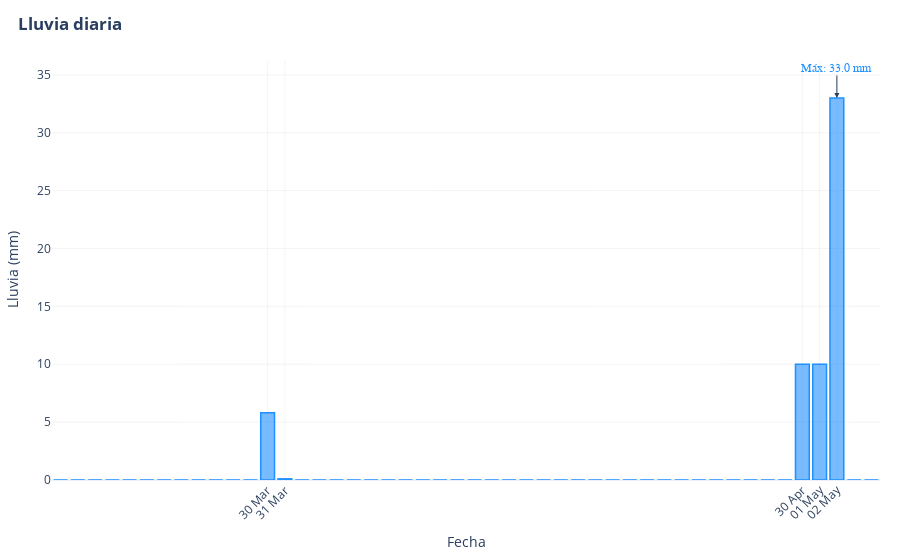

This figure's notebook cell:
### Code cell
def make_rain_bar_series(df_daily):
    # Prepara arrays de fechas donde hubo lluvia
    non_zero = df_daily[df_daily.values > 0]
    tick_vals = non_zero.index
    tick_text = [d.strftime("%d %b") for d in tick_vals]

    fig = go.Figure()
    fig.add_trace(go.Bar(
        x=df_daily.index,
        y=df_daily.values,
        name="Lluvia (mm)",
        width=0.8 * 24*60*60*1000,   # 0.8 días de ancho para que no se toquen
        marker=dict(
            color="rgba(30,144,255,0.6)",
            line=dict(color="rgba(30,144,255,1)", width=1.5)
        ),
        hovertemplate="%{x|%d %b %Y}<br><b>%{y:.1f} mm</b><extra></extra>"
    ))


    max_date = df_daily.idxmax()
    max_val  = df_daily.max()
    fig.add_annotation(
        x=max_date, y=max_val,
        text=f"Máx: {max_val:.1f} mm",
        showarrow=True, arrowhead=2, ax=0, ay=-30,
        font=dict(size=12, family="Arial", color="#1E90FF")
    )

    # 5) Layout general + mejora de ejes
    fig.update_layout(
        title=dict(text="<b>Lluvia diaria</b>", x=0.02, xanchor="left"),
        template="plotly_white",
        margin=dict(l=30, r=20, t=60, b=40),
        hovermode="x unified",
        bargap=0.2,
        xaxis=dict(
            title="Fecha",
            showgrid=True,
            gridcolor="rgba(200,200,200,0.2)",
            tickangle=-45,

            # Aquí definimos sólo los días con lluvia
            tickmode="array",
            tickvals=tick_vals,
            ticktext=tick_text,

            ticklabelmode="period",
        ),
        yaxis=dict(title="Lluvia (mm)",
                   showgrid=True, gridcolor="rgba(200,200,200,0.2)")
    )

    return fig




bar = make_rain_bar_series(df_rain_daily)
bar.show()

### Figure 1 — Plotly figure (JSON) as saved in the notebook; plotly's stock layout.template omitted (floating-point values rounded to 4 significant figures)
{"data": [{"hovertemplate": "%{x|%d %b %Y}<br><b>%{y:.1f} mm</b><extra></extra>", "marker": {"color": "rgba(30,144,255,0.6)", "line": {"color": "rgba(30,144,255,1)", "width": 1.5}}, "name": "Lluvia (mm)", "type": "bar", "width": 69120000.0, "x": ["2025-03-18T00:00:00", "2025-03-19T00:00:00", "2025-03-20T00:00:00", "2025-03-21T00:00:00", "2025-03-22T00:00:00", "2025-03-23T00:00:00", "2025-03-24T00:00:00", "2025-03-25T00:00:00", "2025-03-26T00:00:00", "2025-03-27T00:00:00", "2025-03-28T00:00:00", "2025-03-29T00:00:00", "2025-03-30T00:00:00", "2025-03-31T00:00:00", "2025-04-01T00:00:00", "2025-04-02T00:00:00", "2025-04-03T00:00:00", "2025-04-04T00:00:00", "2025-04-05T00:00:00", "2025-04-06T00:00:00", "2025-04-07T00:00:00", "2025-04-08T00:00:00", "2025-04-09T00:00:00", "2025-04-10T00:00:00", "2025-04-11T00:00:00", "2025-04-12T00:00:00", "2025-04-13T00:00:00", "2025-04-14T00:00:00", "2025-04-15T00:00:00", "2025-04-16T00:00:00", "2025-04-17T00:00:00", "2025-04-18T00:00:00", "2025-04-19T00:00:00", "2025-04-20T00:00:00", "2025-04-21T00:00:00", "2025-04-22T00:00:00", "2025-04-23T00:00:00", "2025-04-24T00:00:00", "2025-04-25T00:00:00", "2025-04-26T00:00:00", "2025-04-27T00:00:00", "2025-04-28T00:00:00", "2025-04-29T00:00:00", "2025-04-30T00:00:00", "2025-05-01T00:00:00", "2025-05-02T00:00:00", "2025-05-03T00:00:00", "2025-05-04T00:00:00"], "y": [0, 0, 0, 0, 0, 0, 0, 0, 0, 0, 0, 0, 5.8, 0.1, 0, 0, 0, 0, 0, 0, 0, 0, 0, 0, 0, 0, 0, 0, 0, 0, 0, 0, 0, 0, 0, 0, 0, 0, 0, 0, 0, 0, 0, 10, 10, 33, 0, 0]}], "layout": {"annotations": [{"arrowhead": 2, "ax": 0, "ay": -30, "font": {"color": "#1E90FF", "family": "Arial", "size": 12}, "showarrow": true, "text": "Máx: 33.0 mm", "x": "2025-05-02T00:00:00", "y": 33}], "bargap": 0.2, "hovermode": "x unified", "margin": {"b": 40, "l": 30, "r": 20, "t": 60}, "title": {"text": "<b>Lluvia diaria</b>", "x": 0.02, "xanchor": "left"}, "xaxis": {"gridcolor": "rgba(200,200,200,0.2)", "showgrid": true, "tickangle": -45, "ticklabelmode": "period", "tickmode": "array", "ticktext": ["30 Mar", "31 Mar", "30 Apr", "01 May", "02 May"], "tickvals": ["2025-03-30T00:00:00", "2025-03-31T00:00:00", "2025-04-30T00:00:00", "2025-05-01T00:00:00", "2025-05-02T00:00:00"], "title": {"text": "Fecha"}}, "yaxis": {"gridcolor": "rgba(200,200,200,0.2)", "showgrid": true, "title": {"text": "Lluvia (mm)"}}}}
